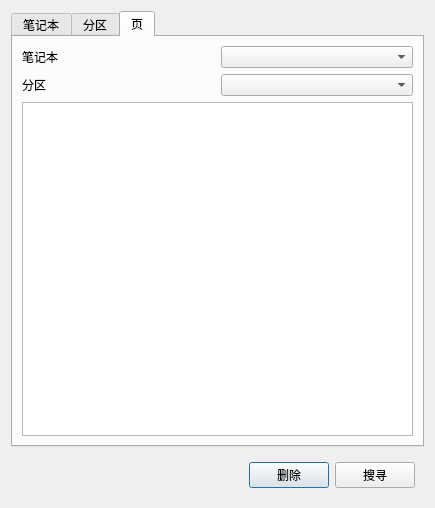
<?xml version="1.0" encoding="UTF-8"?>
<ui version="4.0">
 <class>Dialog</class>
 <widget class="QDialog" name="Dialog">
  <property name="geometry">
   <rect>
    <x>0</x>
    <y>0</y>
    <width>435</width>
    <height>508</height>
   </rect>
  </property>
  <property name="windowTitle">
   <string>Dialog</string>
  </property>
  <property name="windowIcon">
   <iconset>
    <normaloff>resource/设置.png</normaloff>resource/设置.png</iconset>
  </property>
  <layout class="QGridLayout" name="gridLayout">
   <item row="1" column="0">
    <widget class="QWidget" name="widget" native="true">
     <layout class="QGridLayout" name="gridLayout_2">
      <item row="0" column="1">
       <widget class="QPushButton" name="deleteButton">
        <property name="text">
         <string>删除</string>
        </property>
       </widget>
      </item>
      <item row="0" column="2">
       <widget class="QPushButton" name="searchButton">
        <property name="text">
         <string>搜寻</string>
        </property>
       </widget>
      </item>
      <item row="0" column="0">
       <spacer name="horizontalSpacer">
        <property name="orientation">
         <enum>Qt::Horizontal</enum>
        </property>
        <property name="sizeHint" stdset="0">
         <size>
          <width>40</width>
          <height>20</height>
         </size>
        </property>
       </spacer>
      </item>
     </layout>
    </widget>
   </item>
   <item row="0" column="0">
    <widget class="QTabWidget" name="tabWidget">
     <property name="currentIndex">
      <number>2</number>
     </property>
     <widget class="QWidget" name="tabWidgetPage1">
      <attribute name="title">
       <string>笔记本</string>
      </attribute>
      <layout class="QGridLayout" name="gridLayout_3">
       <item row="0" column="0">
        <widget class="QTreeWidget" name="treeWidget">
         <column>
          <property name="text">
           <string>笔记本</string>
          </property>
         </column>
         <column>
          <property name="text">
           <string>地址</string>
          </property>
         </column>
        </widget>
       </item>
      </layout>
     </widget>
     <widget class="QWidget" name="tabWidgetPage2">
      <attribute name="title">
       <string>分区</string>
      </attribute>
      <layout class="QGridLayout" name="gridLayout_4">
       <item row="0" column="1">
        <widget class="QComboBox" name="comboBox"/>
       </item>
       <item row="0" column="0">
        <widget class="QLabel" name="label_3">
         <property name="text">
          <string>笔记本</string>
         </property>
        </widget>
       </item>
       <item row="1" column="0" colspan="2">
        <widget class="QListWidget" name="listWidget"/>
       </item>
      </layout>
     </widget>
     <widget class="QWidget" name="tab">
      <attribute name="title">
       <string>页</string>
      </attribute>
      <layout class="QGridLayout" name="gridLayout_5">
       <item row="1" column="1">
        <widget class="QComboBox" name="comboBox_3"/>
       </item>
       <item row="0" column="1">
        <widget class="QComboBox" name="comboBox_2"/>
       </item>
       <item row="0" column="0">
        <widget class="QLabel" name="label">
         <property name="text">
          <string>笔记本</string>
         </property>
        </widget>
       </item>
       <item row="1" column="0">
        <widget class="QLabel" name="label_2">
         <property name="text">
          <string>分区</string>
         </property>
        </widget>
       </item>
       <item row="2" column="0" colspan="2">
        <widget class="QListWidget" name="listWidget_2"/>
       </item>
      </layout>
     </widget>
    </widget>
   </item>
  </layout>
 </widget>
 <resources/>
 <connections/>
</ui>
